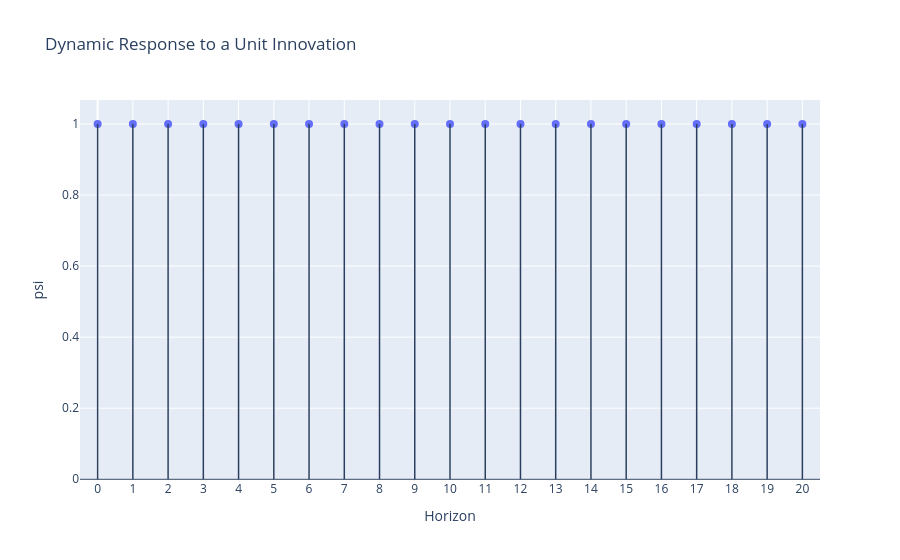

Notebook cell for this chart:
### Markdown cell above
## Random Walk

### Code cell
arma.plotly_arma_dynamic_response(
    ar=[1.0],
    ma=[],
    horizon=20,
)

### Figure 1 — Plotly figure (JSON) as saved in the notebook; plotly's stock layout.template omitted (floating-point values rounded to 4 significant figures)
{"data": [{"hovertemplate": "%{text}<extra></extra>", "marker": {"size": 8}, "mode": "markers", "name": "Dynamic response", "text": ["Horizon: 0<br>psi: 1.0000", "Horizon: 1<br>psi: 1.0000", "Horizon: 2<br>psi: 1.0000", "Horizon: 3<br>psi: 1.0000", "Horizon: 4<br>psi: 1.0000", "Horizon: 5<br>psi: 1.0000", "Horizon: 6<br>psi: 1.0000", "Horizon: 7<br>psi: 1.0000", "Horizon: 8<br>psi: 1.0000", "Horizon: 9<br>psi: 1.0000", "Horizon: 10<br>psi: 1.0000", "Horizon: 11<br>psi: 1.0000", "Horizon: 12<br>psi: 1.0000", "Horizon: 13<br>psi: 1.0000", "Horizon: 14<br>psi: 1.0000", "Horizon: 15<br>psi: 1.0000", "Horizon: 16<br>psi: 1.0000", "Horizon: 17<br>psi: 1.0000", "Horizon: 18<br>psi: 1.0000", "Horizon: 19<br>psi: 1.0000", "Horizon: 20<br>psi: 1.0000"], "type": "scatter", "x": [0, 1, 2, 3, 4, 5, 6, 7, 8, 9, 10, 11, 12, 13, 14, 15, 16, 17, 18, 19, 20], "y": [1.0, 1.0, 1.0, 1.0, 1.0, 1.0, 1.0, 1.0, 1.0, 1.0, 1.0, 1.0, 1.0, 1.0, 1.0, 1.0, 1.0, 1.0, 1.0, 1.0, 1.0]}], "layout": {"shapes": [{"line": {"width": 1.5}, "type": "line", "x0": 0, "x1": 0, "y0": 0, "y1": 1}, {"line": {"width": 1.5}, "type": "line", "x0": 1, "x1": 1, "y0": 0, "y1": 1}, {"line": {"width": 1.5}, "type": "line", "x0": 2, "x1": 2, "y0": 0, "y1": 1}, {"line": {"width": 1.5}, "type": "line", "x0": 3, "x1": 3, "y0": 0, "y1": 1}, {"line": {"width": 1.5}, "type": "line", "x0": 4, "x1": 4, "y0": 0, "y1": 1}, {"line": {"width": 1.5}, "type": "line", "x0": 5, "x1": 5, "y0": 0, "y1": 1}, {"line": {"width": 1.5}, "type": "line", "x0": 6, "x1": 6, "y0": 0, "y1": 1}, {"line": {"width": 1.5}, "type": "line", "x0": 7, "x1": 7, "y0": 0, "y1": 1}, {"line": {"width": 1.5}, "type": "line", "x0": 8, "x1": 8, "y0": 0, "y1": 1}, {"line": {"width": 1.5}, "type": "line", "x0": 9, "x1": 9, "y0": 0, "y1": 1}, {"line": {"width": 1.5}, "type": "line", "x0": 10, "x1": 10, "y0": 0, "y1": 1}, {"line": {"width": 1.5}, "type": "line", "x0": 11, "x1": 11, "y0": 0, "y1": 1}, {"line": {"width": 1.5}, "type": "line", "x0": 12, "x1": 12, "y0": 0, "y1": 1}, {"line": {"width": 1.5}, "type": "line", "x0": 13, "x1": 13, "y0": 0, "y1": 1}, {"line": {"width": 1.5}, "type": "line", "x0": 14, "x1": 14, "y0": 0, "y1": 1}, {"line": {"width": 1.5}, "type": "line", "x0": 15, "x1": 15, "y0": 0, "y1": 1}, {"line": {"width": 1.5}, "type": "line", "x0": 16, "x1": 16, "y0": 0, "y1": 1}, {"line": {"width": 1.5}, "type": "line", "x0": 17, "x1": 17, "y0": 0, "y1": 1}, {"line": {"width": 1.5}, "type": "line", "x0": 18, "x1": 18, "y0": 0, "y1": 1}, {"line": {"width": 1.5}, "type": "line", "x0": 19, "x1": 19, "y0": 0, "y1": 1}, {"line": {"width": 1.5}, "type": "line", "x0": 20, "x1": 20, "y0": 0, "y1": 1}, {"line": {"width": 1}, "type": "line", "x0": 0, "x1": 1, "xref": "x domain", "y0": 0, "y1": 0, "yref": "y"}], "showlegend": false, "title": {"text": "Dynamic Response to a Unit Innovation"}, "xaxis": {"dtick": 1, "range": [-0.5, 20.5], "tick0": 0, "tickmode": "linear", "title": {"text": "Horizon"}}, "yaxis": {"title": {"text": "psi"}}}}
